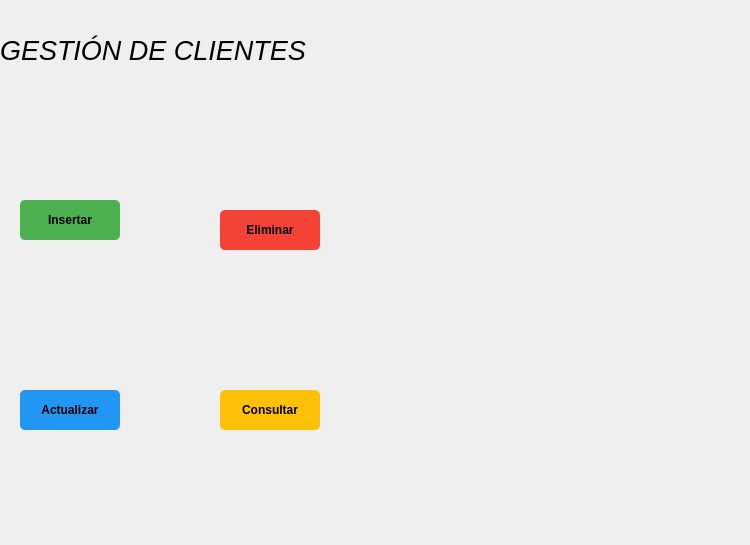
<?xml version="1.0" encoding="UTF-8"?>
<ui version="4.0">
 <class>MainWindow</class>
 <widget class="QMainWindow" name="MainWindow">
  <property name="geometry">
   <rect>
    <x>0</x>
    <y>0</y>
    <width>750</width>
    <height>545</height>
   </rect>
  </property>
  <property name="windowTitle">
   <string>Clientes</string>
  </property>
  <property name="styleSheet">
   <string notr="true">background-color: rgb(85, 255, 127);
      QMainWindow{
        background-color: #F0A500;
      }
     </string>
  </property>
  <widget class="QWidget" name="centralwidget">
   <widget class="QPushButton" name="btn_insertar">
    <property name="geometry">
     <rect>
      <x>20</x>
      <y>200</y>
      <width>100</width>
      <height>40</height>
     </rect>
    </property>
    <property name="font">
     <font>
      <family>MS Shell Dlg 2</family>
      <weight>75</weight>
      <italic>false</italic>
      <bold>true</bold>
      <underline>false</underline>
      <strikeout>false</strikeout>
     </font>
    </property>
    <property name="styleSheet">
     <string notr="true">
      QPushButton {
        background-color: #4CAF50;
        color: black;
        border: none;
        border-radius: 5px;
        padding: 10px;
      }
      QPushButton:hover {
        background-color: #45a049;
      }
     </string>
    </property>
    <property name="text">
     <string>Insertar</string>
    </property>
   </widget>
   <widget class="QPushButton" name="btn_eliminar">
    <property name="geometry">
     <rect>
      <x>220</x>
      <y>210</y>
      <width>100</width>
      <height>40</height>
     </rect>
    </property>
    <property name="font">
     <font>
      <weight>75</weight>
      <bold>true</bold>
     </font>
    </property>
    <property name="styleSheet">
     <string notr="true">
      QPushButton {
        background-color: #f44336;
        color: black;
        border: none;
        border-radius: 5px;
        padding: 10px;
      }
      QPushButton:hover {
        background-color: #e53935;
      }
     </string>
    </property>
    <property name="text">
     <string>Eliminar</string>
    </property>
   </widget>
   <widget class="QPushButton" name="btn_actualizar">
    <property name="geometry">
     <rect>
      <x>20</x>
      <y>390</y>
      <width>100</width>
      <height>40</height>
     </rect>
    </property>
    <property name="font">
     <font>
      <weight>75</weight>
      <bold>true</bold>
     </font>
    </property>
    <property name="styleSheet">
     <string notr="true">
      QPushButton {
        background-color: #2196F3;
        color: black;
        border: none;
        border-radius: 5px;
        padding: 10px;
      }
      QPushButton:hover {
        background-color: #1e88e5;
      }
     </string>
    </property>
    <property name="text">
     <string>Actualizar</string>
    </property>
   </widget>
   <widget class="QPushButton" name="btn_listar">
    <property name="geometry">
     <rect>
      <x>220</x>
      <y>390</y>
      <width>100</width>
      <height>40</height>
     </rect>
    </property>
    <property name="font">
     <font>
      <weight>75</weight>
      <bold>true</bold>
     </font>
    </property>
    <property name="styleSheet">
     <string notr="true">
      QPushButton {
        background-color: #FFC107;
        color: black;
        border: none;
        border-radius: 5px;
        padding: 10px;
      }
      QPushButton:hover {
        background-color: #ffb300;
      }
     </string>
    </property>
    <property name="text">
     <string>Consultar</string>
    </property>
   </widget>
   <widget class="QLabel" name="label_2">
    <property name="geometry">
     <rect>
      <x>0</x>
      <y>30</y>
      <width>341</width>
      <height>41</height>
     </rect>
    </property>
    <property name="font">
     <font>
      <family>MS Sans Serif</family>
      <pointsize>20</pointsize>
      <italic>true</italic>
     </font>
    </property>
    <property name="text">
     <string>GESTIÓN DE CLIENTES</string>
    </property>
   </widget>
   <widget class="QLabel" name="label_3">
    <property name="geometry">
     <rect>
      <x>360</x>
      <y>0</y>
      <width>391</width>
      <height>551</height>
     </rect>
    </property>
    <property name="styleSheet">
     <string notr="true"/>
    </property>
    <property name="text">
     <string/>
    </property>
    <property name="pixmap">
     <pixmap>carro_menu.png</pixmap>
    </property>
    <property name="scaledContents">
     <bool>true</bool>
    </property>
   </widget>
   <widget class="QLabel" name="label_4">
    <property name="geometry">
     <rect>
      <x>20</x>
      <y>120</y>
      <width>111</width>
      <height>81</height>
     </rect>
    </property>
    <property name="styleSheet">
     <string notr="true"/>
    </property>
    <property name="text">
     <string/>
    </property>
    <property name="pixmap">
     <pixmap>usuer_insert.jpg</pixmap>
    </property>
    <property name="scaledContents">
     <bool>true</bool>
    </property>
   </widget>
   <widget class="QLabel" name="label_5">
    <property name="geometry">
     <rect>
      <x>220</x>
      <y>130</y>
      <width>91</width>
      <height>81</height>
     </rect>
    </property>
    <property name="styleSheet">
     <string notr="true"/>
    </property>
    <property name="text">
     <string/>
    </property>
    <property name="pixmap">
     <pixmap>delete_menu.png</pixmap>
    </property>
    <property name="scaledContents">
     <bool>true</bool>
    </property>
   </widget>
   <widget class="QLabel" name="label_6">
    <property name="geometry">
     <rect>
      <x>30</x>
      <y>330</y>
      <width>81</width>
      <height>61</height>
     </rect>
    </property>
    <property name="styleSheet">
     <string notr="true"/>
    </property>
    <property name="text">
     <string/>
    </property>
    <property name="pixmap">
     <pixmap>update_menu.png</pixmap>
    </property>
    <property name="scaledContents">
     <bool>true</bool>
    </property>
   </widget>
   <widget class="QLabel" name="label_7">
    <property name="geometry">
     <rect>
      <x>230</x>
      <y>320</y>
      <width>81</width>
      <height>71</height>
     </rect>
    </property>
    <property name="styleSheet">
     <string notr="true"/>
    </property>
    <property name="text">
     <string/>
    </property>
    <property name="pixmap">
     <pixmap>list_menu.jpg</pixmap>
    </property>
    <property name="scaledContents">
     <bool>true</bool>
    </property>
   </widget>
  </widget>
 </widget>
 <resources>
  <include location="img.qrc"/>
 </resources>
 <connections/>
</ui>
